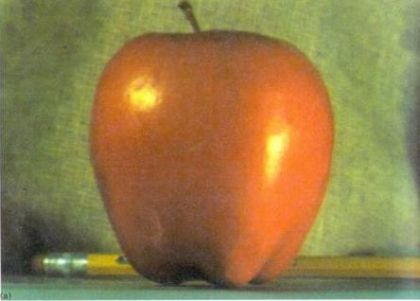
#> input picture Image_Processing/images/apple1.jpg, 420 x 301 px
$ python lab1.py
#> lines starting #> are read from the running program, lines starting #| are printed output that depends on the picture
#> further down, img is the input picture: shape (301, 420, 3); mean B, G, R 72.9, 123.8, 147.5
import numpy as np
import cv2
import matplotlib.image as mpimg
from matplotlib import pyplot as plt

def display_image(img):
    img = cv2.cvtColor(img, cv2.COLOR_BGR2RGB)
    plt.imshow(img)
    plt.show()

def to_gray(img):
    '''
    Convert and RGB image into gray scale
    :param img: RBG image with size HxWx3
    :return: gray scaled image of size HxW
    '''
    assert len(img.shape) == 3, f'Wrong input image dimensions, we expected an input of size HxWxC instead we got {img.shape}'
    h,w,c = img.shape
#> h = 301; w = 420; c = 3
    # Modify this part to convert the image onto gray scale
    gray_img = cv2.cvtColor(img, cv2.COLOR_BGR2GRAY)
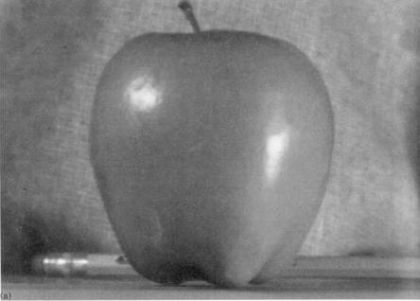
#> gray_img: shape (301, 420); min 20, max 250, mean 125.1

    assert gray_img.shape == (h,w), 'Wrong spacial dimensions, your method should only change the channel dimension'
    return gray_img

def flip_diagonal(img):
    return cv2.flip(cv2.transpose(img), 1)
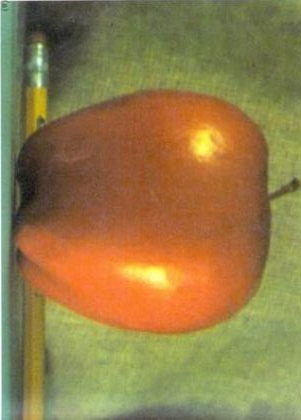
#> returned value: shape (420, 301, 3); mean of channels 0, 1, 2 72.9, 123.8, 147.5; drawn as B, G, R

def segment_four_parts(img):
    height, width, channels = img.shape
#> height = 301; width = 420; channels = 3
    center_x, center_y = width // 2, height // 2
#> center_x = 210; center_y = 150
    top_left = img[0:center_y, 0:center_x]
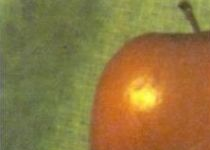
#> top_left: shape (150, 210, 3); mean B, G, R 64.2, 119.1, 142.2
    top_right = img[0:center_y, center_x:width]
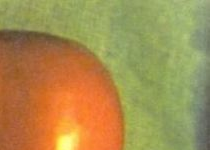
#> top_right: shape (150, 210, 3); mean B, G, R 79.8, 142, 167.6
    bottom_left = img[center_y:height, 0:center_x]
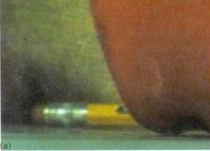
#> bottom_left: shape (151, 210, 3); mean B, G, R 68.4, 99.5, 111.7
    bottom_right = img[center_y:height, center_x:width]
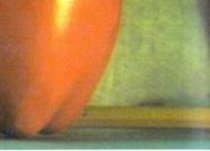
#> bottom_right: shape (151, 210, 3); mean B, G, R 79.4, 134.7, 168.5
    return (top_left, top_right, bottom_left, bottom_right)

def scale_down(img):
    height, width, channels = img.shape
#> height = 301; width = 420; channels = 3
    scaled_img = cv2.resize(img, (width // 2, height // 2),
                            interpolation=cv2.INTER_AREA)
    return scaled_img

# Display image
img = cv2.imread("./images/apple1.jpg")
# display_image(img)

# Convert image to gray scale
gray_image = to_gray(img)
# display_image(gray_image)

# Flip the image across its diagonal.
flip_diag_image = flip_diagonal(img)
# display_image(flip_diag_image)

# Split the image into four equal parts and display each of them
four_parts = segment_four_parts(img)
# for part in four_parts:
#     display_image(part)

# Use openCV python routines to scale down the image and 4
# plot them side by side with the full scaled image.
scaled_down_image = scale_down(img)
# display_image(scaled_down_image)
